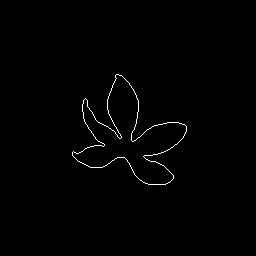
#> input picture 4_periodo/processamento_digital_de_imagens/atividade_pratica_01/questao02/folha_adjacencia_4_e_m.png, 256 x 256 px, found by its file name
$ python vizinhos-folha.py
#> lines starting #> are read from the running program, lines starting #| are printed output that depends on the picture; after the words box and inside, x2 and y2 are one past the last pixel; in counts of white or black regions, pixels touching at a corner belong together
from PIL import Image
import numpy as np

def imagem_em_matriz_pixels(caminho):
	imagem_escala_cinza = Image.open(caminho).convert('L')
	matriz_pixels = np.array(imagem_escala_cinza)
	return matriz_pixels

def vizinhos_4(matriz_pixels):
  largura, altura = matriz_pixels.shape
  matriz_marcada = np.ones((altura, largura)) * 0

  for x in range(1, largura - 1):
    for y in range(1, altura - 1):
      if matriz_pixels[y, x] != 0:
          matriz_marcada[y, x] = 255
          matriz_marcada[y - 1, x] = 255
          matriz_marcada[y + 1, x] = 255
          matriz_marcada[y, x - 1] = 255
          matriz_marcada[y, x + 1] = 255
  return matriz_marcada

def vizinhos_8(matriz_pixels):
	largura, altura = matriz_pixels.shape
	matriz_marcada = np.ones((altura, largura)) * 0

	for x in range(1, largura - 1):
		for y in range(1, altura - 1):
			if matriz_pixels[y, x] != 0:
				matriz_marcada[y, x] = 255
				matriz_marcada[y - 1, x - 1] = 255
				matriz_marcada[y - 1, x] = 255
				matriz_marcada[y - 1, x + 1] = 255
				matriz_marcada[y, x - 1] = 255
				matriz_marcada[y, x + 1] = 255
				matriz_marcada[y + 1, x - 1] = 255
				matriz_marcada[y + 1, x] = 255
				matriz_marcada[y + 1, x + 1] = 255
	return matriz_marcada

def vizinhos_d(matriz_pixels):
	largura, altura = matriz_pixels.shape
	matriz_marcada = np.ones((altura, largura)) * 0

	for x in range(1, largura - 1):
		for y in range(1, altura - 1):
			if matriz_pixels[y, x] != 0:
				matriz_marcada[y, x] = 255
				matriz_marcada[y - 1, x - 1] = 255
				matriz_marcada[y - 1, x + 1] = 255
				matriz_marcada[y + 1, x - 1] = 255
				matriz_marcada[y + 1, x + 1] = 255
	return matriz_marcada

def salva_imagem(matriz_marcada, caminho):
  imagem = Image.fromarray(matriz_marcada.astype('uint8'))
  imagem.save(caminho)

# vizinhos 4

matriz_pixels_adjacencia_4_e_m = imagem_em_matriz_pixels('questao02/folha_adjacencia_4_e_m.png')
#> in imagem_em_matriz_pixels, `imagem_escala_cinza = Image.open(caminho).convert('L')`: imagem_escala_cinza: PIL image 256x256 L; 0.78% white in thin lines or dots, all inside (x1, y1, x2, y2) = (72, 74, 187, 185)
matriz_marcada_adjacencia_4_e_m = vizinhos_4(matriz_pixels_adjacencia_4_e_m)
#> after the loop in vizinhos_4, `for x in range(1, largura - 1):`:
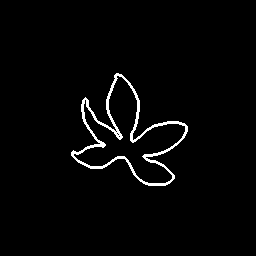
#> matriz_marcada: shape (256, 256) float64; 2.4% white in thin lines or dots, all inside (x1, y1, x2, y2) = (71, 73, 188, 186)
salva_imagem(matriz_marcada_adjacencia_4_e_m, 'questao03/folha/vizinhos_4_adjacencia_4_e_m.png')

matriz_pixels_adjacencia_8 = imagem_em_matriz_pixels('questao02/folha_adjacencia_8.png')
#> call 2 of imagem_em_matriz_pixels, with caminho = 'questao02/folha_adjacencia_8.png'
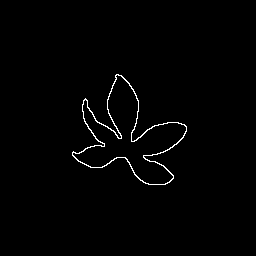
#> input picture 4_periodo/processamento_digital_de_imagens/atividade_pratica_01/questao02/folha_adjacencia_8.png, 256 x 256 px, found by its file name
matriz_marcada_adjacencia_8 = vizinhos_4(matriz_pixels_adjacencia_8)
#> after the loop in vizinhos_4 (call 2), `for x in range(1, largura - 1):`:
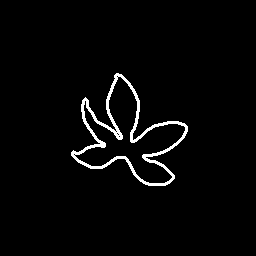
#> matriz_marcada: shape (256, 256) float64; 2.7% white; 1 white region, box (x1, y1, x2, y2) and area: (71, 73, 188, 186) 1762
salva_imagem(matriz_marcada_adjacencia_8, 'questao03/folha/vizinhos_4_adjacencia_8.png')

# vizinhos 8

matriz_pixels_adjacencia_4_e_m = imagem_em_matriz_pixels('questao02/folha_adjacencia_4_e_m.png')
matriz_marcada_adjacencia_4_e_m = vizinhos_8(matriz_pixels_adjacencia_4_e_m)
#> after the loop in vizinhos_8, `for x in range(1, largura - 1):`:
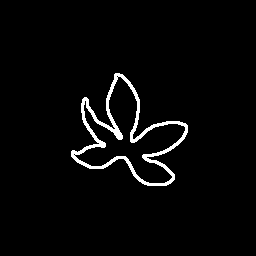
#> matriz_marcada: shape (256, 256) float64; 3% white; 1 white region, box (x1, y1, x2, y2) and area: (71, 73, 188, 186) 1984
salva_imagem(matriz_marcada_adjacencia_4_e_m, 'questao03/folha/vizinhos_8_adjacencia_4_e_m.png')

matriz_pixels_adjacencia_8 = imagem_em_matriz_pixels('questao02/folha_adjacencia_8.png')
matriz_marcada_adjacencia_8 = vizinhos_8(matriz_pixels_adjacencia_8)
#> after the loop in vizinhos_8 (call 2), `for x in range(1, largura - 1):`:
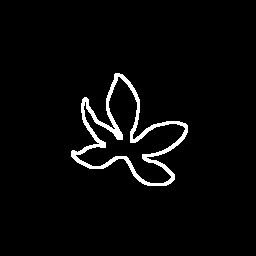
#> matriz_marcada: shape (256, 256) float64; 3.4% white; 1 white region, box (x1, y1, x2, y2) and area: (71, 73, 188, 186) 2202
salva_imagem(matriz_marcada_adjacencia_8, 'questao03/folha/vizinhos_8_adjacencia_8.png')

# vizinhos d

matriz_pixels_adjacencia_4_e_m = imagem_em_matriz_pixels('questao02/folha_adjacencia_4_e_m.png')
matriz_marcada_adjacencia_4_e_m = vizinhos_d(matriz_pixels_adjacencia_4_e_m)
#> after the loop in vizinhos_d, `for x in range(1, largura - 1):`:
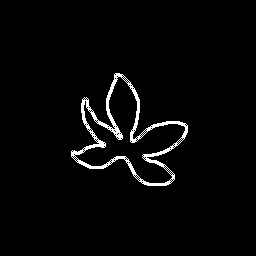
#> matriz_marcada: shape (256, 256) float64; 2.7% white; 1 white region, box (x1, y1, x2, y2) and area: (71, 73, 188, 186) 1801
salva_imagem(matriz_marcada_adjacencia_4_e_m, 'questao03/folha/vizinhos_d_adjacencia_4_e_m.png')

matriz_pixels_adjacencia_8 = imagem_em_matriz_pixels('questao02/folha_adjacencia_8.png')
matriz_marcada_adjacencia_8 = vizinhos_d(matriz_pixels_adjacencia_8)
#> after the loop in vizinhos_d (call 2), `for x in range(1, largura - 1):`: matriz_marcada: shape (256, 256) float64; 3.4% white; 1 white region, box (x1, y1, x2, y2) and area: (71, 73, 188, 186) 2200
salva_imagem(matriz_marcada_adjacencia_8, 'questao03/folha/vizinhos_d_adjacencia_8.png')
